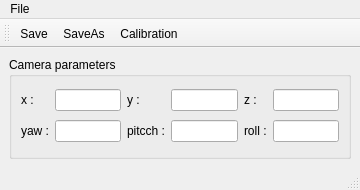
<?xml version="1.0" encoding="UTF-8"?>
<ui version="4.0">
 <class>MainWindow</class>
 <widget class="QMainWindow" name="MainWindow">
  <property name="geometry">
   <rect>
    <x>0</x>
    <y>0</y>
    <width>360</width>
    <height>190</height>
   </rect>
  </property>
  <property name="windowTitle">
   <string>Calibration one kinect sensor</string>
  </property>
  <widget class="QWidget" name="centralwidget">
   <layout class="QHBoxLayout" name="horizontalLayout">
    <item>
     <widget class="QGroupBox" name="groupBox">
      <property name="title">
       <string>Camera parameters</string>
      </property>
      <layout class="QGridLayout" name="gridLayout">
       <item row="1" column="1">
        <widget class="QLineEdit" name="lineEdit_yaw">
         <property name="enabled">
          <bool>true</bool>
         </property>
         <property name="readOnly">
          <bool>true</bool>
         </property>
        </widget>
       </item>
       <item row="1" column="0">
        <widget class="QLabel" name="label_4">
         <property name="text">
          <string>yaw :</string>
         </property>
        </widget>
       </item>
       <item row="1" column="5">
        <widget class="QLineEdit" name="lineEdit_roll">
         <property name="enabled">
          <bool>true</bool>
         </property>
         <property name="readOnly">
          <bool>true</bool>
         </property>
        </widget>
       </item>
       <item row="0" column="3">
        <widget class="QLineEdit" name="lineEdit_y">
         <property name="enabled">
          <bool>true</bool>
         </property>
         <property name="readOnly">
          <bool>true</bool>
         </property>
        </widget>
       </item>
       <item row="0" column="5">
        <widget class="QLineEdit" name="lineEdit_z">
         <property name="enabled">
          <bool>true</bool>
         </property>
         <property name="readOnly">
          <bool>true</bool>
         </property>
        </widget>
       </item>
       <item row="0" column="4">
        <widget class="QLabel" name="label_3">
         <property name="text">
          <string>z :</string>
         </property>
        </widget>
       </item>
       <item row="0" column="0">
        <widget class="QLabel" name="label">
         <property name="text">
          <string>x :</string>
         </property>
        </widget>
       </item>
       <item row="1" column="3">
        <widget class="QLineEdit" name="lineEdit_pitch">
         <property name="enabled">
          <bool>true</bool>
         </property>
         <property name="readOnly">
          <bool>true</bool>
         </property>
        </widget>
       </item>
       <item row="1" column="4">
        <widget class="QLabel" name="label_6">
         <property name="text">
          <string>roll :</string>
         </property>
        </widget>
       </item>
       <item row="1" column="2">
        <widget class="QLabel" name="label_5">
         <property name="text">
          <string>pitcch :</string>
         </property>
        </widget>
       </item>
       <item row="0" column="2">
        <widget class="QLabel" name="label_2">
         <property name="text">
          <string>y :</string>
         </property>
        </widget>
       </item>
       <item row="0" column="1">
        <widget class="QLineEdit" name="lineEdit_x">
         <property name="enabled">
          <bool>true</bool>
         </property>
         <property name="readOnly">
          <bool>true</bool>
         </property>
        </widget>
       </item>
      </layout>
     </widget>
    </item>
   </layout>
  </widget>
  <widget class="QMenuBar" name="menubar">
   <property name="geometry">
    <rect>
     <x>0</x>
     <y>0</y>
     <width>360</width>
     <height>25</height>
    </rect>
   </property>
   <widget class="QMenu" name="menuFile">
    <property name="title">
     <string>File</string>
    </property>
    <addaction name="actionSave"/>
   </widget>
   <addaction name="menuFile"/>
  </widget>
  <widget class="QStatusBar" name="statusbar"/>
  <widget class="QToolBar" name="toolBar">
   <property name="windowTitle">
    <string>toolBar</string>
   </property>
   <attribute name="toolBarArea">
    <enum>TopToolBarArea</enum>
   </attribute>
   <attribute name="toolBarBreak">
    <bool>false</bool>
   </attribute>
   <addaction name="actionSave"/>
   <addaction name="actionSaveAs"/>
   <addaction name="actionCalibration"/>
  </widget>
  <action name="actionSave">
   <property name="text">
    <string>Save</string>
   </property>
  </action>
  <action name="actionCalibration">
   <property name="checkable">
    <bool>true</bool>
   </property>
   <property name="text">
    <string>Calibration</string>
   </property>
  </action>
  <action name="actionSaveAs">
   <property name="text">
    <string>SaveAs</string>
   </property>
  </action>
 </widget>
 <resources/>
 <connections/>
</ui>
